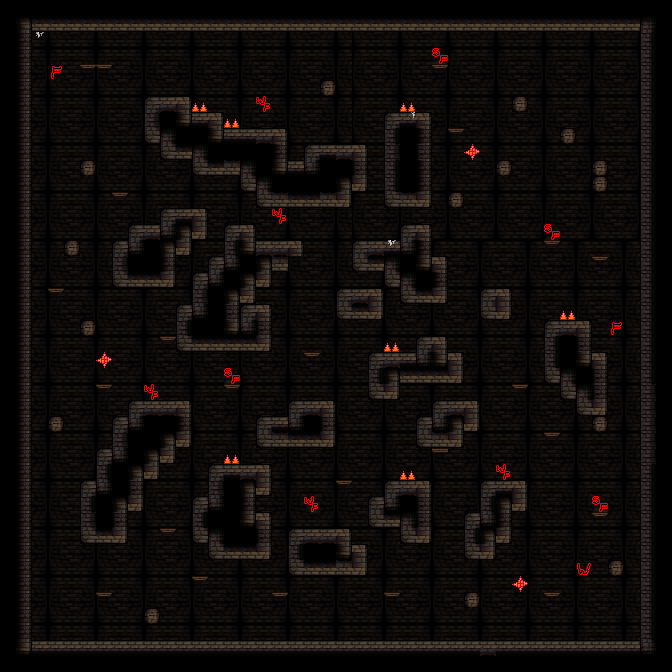

Below is a game level as drawn by its tile map, then a one-line description and the .tmx that defines it (tile-layer data replaced by summaries):
An orthogonal 42x42 tile map with 16x16 px tiles, 5 tile layers (back, stage, deco, unit, ...).

<map version="1.0" orientation="orthogonal" renderorder="right-down" width="42" height="42" tilewidth="16" tileheight="16" nextobjectid="4">
 <tileset firstgid="1" name="dungeonTileSet" tilewidth="16" tileheight="16" tilecount="1024">
  <image source="dungeonTileset.png" width="512" height="512" />
  <terraintypes>
   <terrain name="blocks" tile="-1" />
   <terrain name="empty" tile="-1" />
  </terraintypes>
  <tile id="4" terrain="1,1,1,0" />
  <tile id="5" terrain="1,1,0,0" />
  <tile id="6" terrain="1,1,0,1" />
  <tile id="12" terrain="0,0,0,1" />
  <tile id="13" terrain="0,0,1,1" />
  <tile id="14" terrain="0,0,1,0" />
  <tile id="36" terrain="1,0,1,0" />
  <tile id="37" terrain="0,0,0,0" />
  <tile id="38" terrain="0,1,0,1" />
  <tile id="44" terrain="0,1,0,1" />
  <tile id="45" terrain="1,1,1,1" />
  <tile id="46" terrain="1,0,1,0" />
  <tile id="68" terrain="1,0,1,1" />
  <tile id="69" terrain="0,0,1,1" />
  <tile id="70" terrain="0,1,1,1" />
  <tile id="76" terrain="0,1,0,0" />
  <tile id="77" terrain="1,1,0,0" />
  <tile id="78" terrain="1,0,0,0" />
 </tileset>
 <layer name="back" width="42" height="42">
  <data>[1764 cells, 1764 non-empty, 9 distinct tile ids]</data>
 </layer>
 <layer name="stage" width="42" height="42">
  <data>[1764 cells, 934 non-empty, 21 distinct tile ids]</data>
 </layer>
 <layer name="deco" width="42" height="42">
  <data>[1764 cells, 1 non-empty, 1 distinct tile ids]</data>
 </layer>
 <layer name="unit" width="42" height="42">
  <data>[1764 cells, 22 non-empty, 6 distinct tile ids]</data>
 </layer>
 <layer name="fore" width="42" height="42">
  <data>[1764 cells, 2 non-empty, 1 distinct tile ids]</data>
 </layer>
</map>
